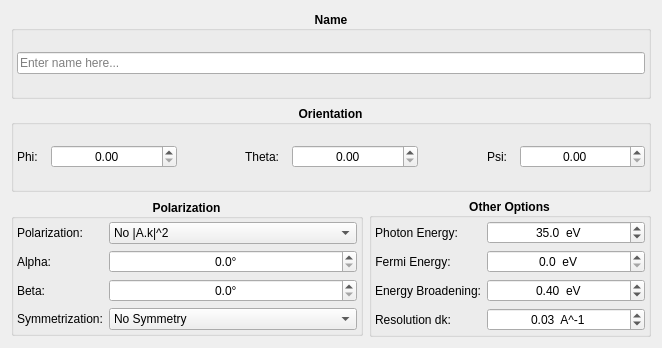
<?xml version="1.0" encoding="UTF-8"?>
<ui version="4.0">
 <class>window</class>
 <widget class="QWidget" name="window">
  <property name="geometry">
   <rect>
    <x>0</x>
    <y>0</y>
    <width>662</width>
    <height>348</height>
   </rect>
  </property>
  <property name="windowTitle">
   <string>Form</string>
  </property>
  <layout class="QVBoxLayout" name="verticalLayout">
   <item>
    <widget class="QGroupBox" name="name_groupbox">
     <property name="font">
      <font>
       <weight>75</weight>
       <bold>true</bold>
      </font>
     </property>
     <property name="title">
      <string>Name</string>
     </property>
     <property name="alignment">
      <set>Qt::AlignCenter</set>
     </property>
     <layout class="QHBoxLayout" name="name_layout">
      <property name="leftMargin">
       <number>3</number>
      </property>
      <property name="topMargin">
       <number>3</number>
      </property>
      <property name="rightMargin">
       <number>3</number>
      </property>
      <property name="bottomMargin">
       <number>3</number>
      </property>
      <item>
       <widget class="QLineEdit" name="line_edit">
        <property name="font">
         <font>
          <weight>50</weight>
          <bold>false</bold>
         </font>
        </property>
        <property name="placeholderText">
         <string>Enter name here...</string>
        </property>
        <property name="clearButtonEnabled">
         <bool>true</bool>
        </property>
       </widget>
      </item>
     </layout>
    </widget>
   </item>
   <item>
    <widget class="QGroupBox" name="orientation_groupbox">
     <property name="font">
      <font>
       <weight>75</weight>
       <bold>true</bold>
      </font>
     </property>
     <property name="title">
      <string>Orientation</string>
     </property>
     <property name="alignment">
      <set>Qt::AlignCenter</set>
     </property>
     <layout class="QHBoxLayout" name="orientation_layout" stretch="0,2,1,0,2,1,0,2">
      <property name="leftMargin">
       <number>3</number>
      </property>
      <property name="topMargin">
       <number>3</number>
      </property>
      <property name="rightMargin">
       <number>3</number>
      </property>
      <property name="bottomMargin">
       <number>3</number>
      </property>
      <item>
       <widget class="QLabel" name="phi_label">
        <property name="font">
         <font>
          <weight>50</weight>
          <bold>false</bold>
         </font>
        </property>
        <property name="text">
         <string>Phi:  </string>
        </property>
        <property name="alignment">
         <set>Qt::AlignLeading|Qt::AlignLeft|Qt::AlignVCenter</set>
        </property>
       </widget>
      </item>
      <item>
       <widget class="AngleSpinBox" name="phi_spinbox">
        <property name="font">
         <font>
          <weight>50</weight>
          <bold>false</bold>
         </font>
        </property>
        <property name="alignment">
         <set>Qt::AlignCenter</set>
        </property>
        <property name="correctionMode">
         <enum>QAbstractSpinBox::CorrectToNearestValue</enum>
        </property>
        <property name="keyboardTracking">
         <bool>false</bool>
        </property>
        <property name="suffix">
         <string/>
        </property>
       </widget>
      </item>
      <item>
       <spacer name="spacer">
        <property name="orientation">
         <enum>Qt::Horizontal</enum>
        </property>
        <property name="sizeHint" stdset="0">
         <size>
          <width>40</width>
          <height>20</height>
         </size>
        </property>
       </spacer>
      </item>
      <item>
       <widget class="QLabel" name="theta_label">
        <property name="font">
         <font>
          <weight>50</weight>
          <bold>false</bold>
         </font>
        </property>
        <property name="text">
         <string>Theta:  </string>
        </property>
        <property name="alignment">
         <set>Qt::AlignLeading|Qt::AlignLeft|Qt::AlignVCenter</set>
        </property>
       </widget>
      </item>
      <item>
       <widget class="AngleSpinBox" name="theta_spinbox">
        <property name="font">
         <font>
          <weight>50</weight>
          <bold>false</bold>
         </font>
        </property>
        <property name="alignment">
         <set>Qt::AlignCenter</set>
        </property>
        <property name="correctionMode">
         <enum>QAbstractSpinBox::CorrectToNearestValue</enum>
        </property>
        <property name="keyboardTracking">
         <bool>false</bool>
        </property>
        <property name="suffix">
         <string/>
        </property>
       </widget>
      </item>
      <item>
       <spacer name="spacer_1">
        <property name="orientation">
         <enum>Qt::Horizontal</enum>
        </property>
        <property name="sizeHint" stdset="0">
         <size>
          <width>40</width>
          <height>20</height>
         </size>
        </property>
       </spacer>
      </item>
      <item>
       <widget class="QLabel" name="psi_label">
        <property name="font">
         <font>
          <weight>50</weight>
          <bold>false</bold>
         </font>
        </property>
        <property name="text">
         <string>Psi:  </string>
        </property>
        <property name="alignment">
         <set>Qt::AlignLeading|Qt::AlignLeft|Qt::AlignVCenter</set>
        </property>
       </widget>
      </item>
      <item>
       <widget class="AngleSpinBox" name="psi_spinbox">
        <property name="font">
         <font>
          <weight>50</weight>
          <bold>false</bold>
         </font>
        </property>
        <property name="alignment">
         <set>Qt::AlignCenter</set>
        </property>
        <property name="correctionMode">
         <enum>QAbstractSpinBox::CorrectToNearestValue</enum>
        </property>
        <property name="keyboardTracking">
         <bool>false</bool>
        </property>
        <property name="suffix">
         <string/>
        </property>
       </widget>
      </item>
     </layout>
    </widget>
   </item>
   <item>
    <layout class="QHBoxLayout" name="layout" stretch="5,4">
     <item>
      <widget class="QGroupBox" name="polarization_groupbox">
       <property name="sizePolicy">
        <sizepolicy hsizetype="Expanding" vsizetype="Maximum">
         <horstretch>0</horstretch>
         <verstretch>0</verstretch>
        </sizepolicy>
       </property>
       <property name="font">
        <font>
         <weight>75</weight>
         <bold>true</bold>
        </font>
       </property>
       <property name="title">
        <string>Polarization</string>
       </property>
       <property name="alignment">
        <set>Qt::AlignCenter</set>
       </property>
       <layout class="QFormLayout" name="polarization_layout">
        <property name="leftMargin">
         <number>3</number>
        </property>
        <property name="topMargin">
         <number>3</number>
        </property>
        <property name="rightMargin">
         <number>3</number>
        </property>
        <property name="bottomMargin">
         <number>3</number>
        </property>
        <item row="0" column="0">
         <widget class="QLabel" name="polarization_label">
          <property name="font">
           <font>
            <weight>50</weight>
            <bold>false</bold>
           </font>
          </property>
          <property name="text">
           <string>Polarization:</string>
          </property>
          <property name="alignment">
           <set>Qt::AlignCenter</set>
          </property>
         </widget>
        </item>
        <item row="0" column="1">
         <widget class="QComboBox" name="polarization_combobox">
          <property name="font">
           <font>
            <weight>50</weight>
            <bold>false</bold>
           </font>
          </property>
          <property name="maxVisibleItems">
           <number>7</number>
          </property>
          <property name="maxCount">
           <number>7</number>
          </property>
          <item>
           <property name="text">
            <string>No |A.k|^2</string>
           </property>
          </item>
          <item>
           <property name="text">
            <string>Toroid (p-pol)</string>
           </property>
          </item>
          <item>
           <property name="text">
            <string>NANO-ESCA: p-pol</string>
           </property>
          </item>
          <item>
           <property name="text">
            <string>NANO-ESCA: s-pol</string>
           </property>
          </item>
          <item>
           <property name="text">
            <string>NANO-ESCA: circ+</string>
           </property>
          </item>
          <item>
           <property name="text">
            <string>NANO-ESCA: circ-</string>
           </property>
          </item>
          <item>
           <property name="text">
            <string>CDAD</string>
           </property>
          </item>
         </widget>
        </item>
        <item row="1" column="0">
         <widget class="QLabel" name="alpha_label">
          <property name="font">
           <font>
            <weight>50</weight>
            <bold>false</bold>
           </font>
          </property>
          <property name="toolTip">
           <string>= Angle of Incidence</string>
          </property>
          <property name="text">
           <string>Alpha:</string>
          </property>
          <property name="alignment">
           <set>Qt::AlignCenter</set>
          </property>
         </widget>
        </item>
        <item row="1" column="1">
         <widget class="QDoubleSpinBox" name="alpha_spinbox">
          <property name="font">
           <font>
            <weight>50</weight>
            <bold>false</bold>
           </font>
          </property>
          <property name="toolTip">
           <string/>
          </property>
          <property name="alignment">
           <set>Qt::AlignCenter</set>
          </property>
          <property name="correctionMode">
           <enum>QAbstractSpinBox::CorrectToNearestValue</enum>
          </property>
          <property name="keyboardTracking">
           <bool>false</bool>
          </property>
          <property name="suffix">
           <string>°</string>
          </property>
          <property name="decimals">
           <number>1</number>
          </property>
          <property name="maximum">
           <double>90.000000000000000</double>
          </property>
         </widget>
        </item>
        <item row="2" column="0">
         <widget class="QLabel" name="beta_label">
          <property name="font">
           <font>
            <weight>50</weight>
            <bold>false</bold>
           </font>
          </property>
          <property name="text">
           <string>Beta:</string>
          </property>
          <property name="alignment">
           <set>Qt::AlignCenter</set>
          </property>
         </widget>
        </item>
        <item row="2" column="1">
         <widget class="QDoubleSpinBox" name="beta_spinbox">
          <property name="font">
           <font>
            <weight>50</weight>
            <bold>false</bold>
           </font>
          </property>
          <property name="toolTip">
           <string>= Azimuth of Incidence</string>
          </property>
          <property name="alignment">
           <set>Qt::AlignCenter</set>
          </property>
          <property name="correctionMode">
           <enum>QAbstractSpinBox::CorrectToNearestValue</enum>
          </property>
          <property name="keyboardTracking">
           <bool>false</bool>
          </property>
          <property name="suffix">
           <string>°</string>
          </property>
          <property name="decimals">
           <number>1</number>
          </property>
          <property name="maximum">
           <double>360.000000000000000</double>
          </property>
          <property name="stepType">
           <enum>QAbstractSpinBox::AdaptiveDecimalStepType</enum>
          </property>
         </widget>
        </item>
        <item row="3" column="0">
         <widget class="QLabel" name="symmetrization_label">
          <property name="font">
           <font>
            <weight>50</weight>
            <bold>false</bold>
           </font>
          </property>
          <property name="text">
           <string>Symmetrization:</string>
          </property>
          <property name="alignment">
           <set>Qt::AlignCenter</set>
          </property>
         </widget>
        </item>
        <item row="3" column="1">
         <widget class="QComboBox" name="symmetrization_combobox">
          <property name="font">
           <font>
            <weight>50</weight>
            <bold>false</bold>
           </font>
          </property>
          <item>
           <property name="text">
            <string>No Symmetry</string>
           </property>
          </item>
          <item>
           <property name="text">
            <string>2-Fold</string>
           </property>
          </item>
          <item>
           <property name="text">
            <string>2-Fold + Mirror</string>
           </property>
          </item>
          <item>
           <property name="text">
            <string>3-Fold</string>
           </property>
          </item>
          <item>
           <property name="text">
            <string>3-Fold + Mirror</string>
           </property>
          </item>
          <item>
           <property name="text">
            <string>4-Fold</string>
           </property>
          </item>
          <item>
           <property name="text">
            <string>4-Fold + Mirror</string>
           </property>
          </item>
         </widget>
        </item>
       </layout>
      </widget>
     </item>
     <item>
      <layout class="QVBoxLayout" name="options_layout">
       <item>
        <widget class="QGroupBox" name="other_goupbox">
         <property name="sizePolicy">
          <sizepolicy hsizetype="Expanding" vsizetype="Maximum">
           <horstretch>0</horstretch>
           <verstretch>0</verstretch>
          </sizepolicy>
         </property>
         <property name="font">
          <font>
           <weight>75</weight>
           <bold>true</bold>
          </font>
         </property>
         <property name="title">
          <string>Other Options</string>
         </property>
         <property name="alignment">
          <set>Qt::AlignCenter</set>
         </property>
         <layout class="QFormLayout" name="other_layout">
          <property name="leftMargin">
           <number>3</number>
          </property>
          <property name="topMargin">
           <number>3</number>
          </property>
          <property name="rightMargin">
           <number>3</number>
          </property>
          <property name="bottomMargin">
           <number>3</number>
          </property>
          <item row="0" column="0">
           <widget class="QLabel" name="photon_label">
            <property name="font">
             <font>
              <weight>50</weight>
              <bold>false</bold>
             </font>
            </property>
            <property name="text">
             <string>Photon Energy:</string>
            </property>
            <property name="alignment">
             <set>Qt::AlignCenter</set>
            </property>
           </widget>
          </item>
          <item row="0" column="1">
           <widget class="QDoubleSpinBox" name="photon_spinbox">
            <property name="font">
             <font>
              <weight>50</weight>
              <bold>false</bold>
             </font>
            </property>
            <property name="alignment">
             <set>Qt::AlignCenter</set>
            </property>
            <property name="suffix">
             <string>  eV</string>
            </property>
            <property name="decimals">
             <number>1</number>
            </property>
            <property name="value">
             <double>35.000000000000000</double>
            </property>
           </widget>
          </item>
          <item row="1" column="0">
           <widget class="QLabel" name="fermi_label">
            <property name="font">
             <font>
              <weight>50</weight>
              <bold>false</bold>
             </font>
            </property>
            <property name="text">
             <string>Fermi Energy:</string>
            </property>
            <property name="alignment">
             <set>Qt::AlignCenter</set>
            </property>
           </widget>
          </item>
          <item row="1" column="1">
           <widget class="QDoubleSpinBox" name="fermi_spinbox">
            <property name="font">
             <font>
              <weight>50</weight>
              <bold>false</bold>
             </font>
            </property>
            <property name="alignment">
             <set>Qt::AlignCenter</set>
            </property>
            <property name="suffix">
             <string>  eV</string>
            </property>
            <property name="decimals">
             <number>1</number>
            </property>
            <property name="value">
             <double>0.000000000000000</double>
            </property>
           </widget>
          </item>
          <item row="2" column="0">
           <widget class="QLabel" name="broadening_label">
            <property name="font">
             <font>
              <weight>50</weight>
              <bold>false</bold>
             </font>
            </property>
            <property name="text">
             <string>Energy Broadening:</string>
            </property>
            <property name="alignment">
             <set>Qt::AlignCenter</set>
            </property>
           </widget>
          </item>
          <item row="2" column="1">
           <widget class="QDoubleSpinBox" name="broadening_spinbox">
            <property name="font">
             <font>
              <weight>50</weight>
              <bold>false</bold>
             </font>
            </property>
            <property name="alignment">
             <set>Qt::AlignCenter</set>
            </property>
            <property name="suffix">
             <string>  eV</string>
            </property>
            <property name="decimals">
             <number>2</number>
            </property>
            <property name="maximum">
             <double>2.000000000000000</double>
            </property>
            <property name="singleStep">
             <double>0.100000000000000</double>
            </property>
            <property name="value">
             <double>0.400000000000000</double>
            </property>
           </widget>
          </item>
          <item row="3" column="0">
           <widget class="QLabel" name="dk_label">
            <property name="font">
             <font>
              <weight>50</weight>
              <bold>false</bold>
             </font>
            </property>
            <property name="text">
             <string>Resolution dk:</string>
            </property>
            <property name="alignment">
             <set>Qt::AlignCenter</set>
            </property>
           </widget>
          </item>
          <item row="3" column="1">
           <widget class="QDoubleSpinBox" name="dk_spinbox">
            <property name="font">
             <font>
              <weight>50</weight>
              <bold>false</bold>
             </font>
            </property>
            <property name="alignment">
             <set>Qt::AlignCenter</set>
            </property>
            <property name="suffix">
             <string>  A^-1</string>
            </property>
            <property name="minimum">
             <double>0.010000000000000</double>
            </property>
            <property name="maximum">
             <double>1.000000000000000</double>
            </property>
            <property name="value">
             <double>0.030000000000000</double>
            </property>
           </widget>
          </item>
         </layout>
        </widget>
       </item>
      </layout>
     </item>
    </layout>
   </item>
  </layout>
 </widget>
 <customwidgets>
  <customwidget>
   <class>AngleSpinBox</class>
   <extends>QDoubleSpinBox</extends>
   <header>kmap/library/qwidgetsub</header>
  </customwidget>
 </customwidgets>
 <resources/>
 <connections/>
</ui>
